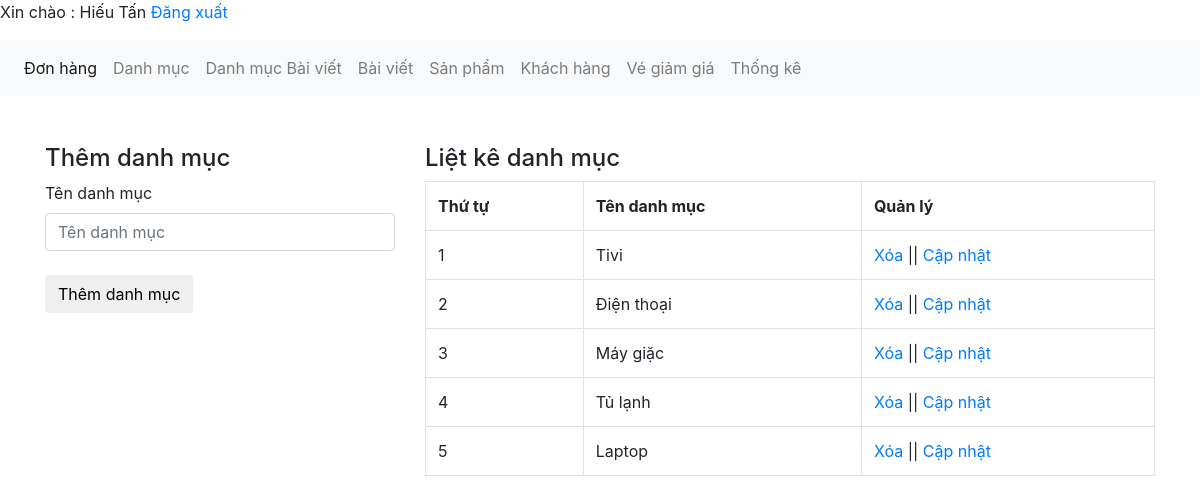
/admin/xulydanhmuc.php (signed in), run on the app's committed database.
### tables this page shows
CREATE TABLE `tbl_category` (
  `category_id` int(11) NOT NULL,
  `category_name` varchar(50) NOT NULL
);

### admin/xulydanhmuc.php (the view, shortened to what this page needs)
<?php
	include('../db/connect.php');
?>
<!DOCTYPE html>
<html lang="en">
<head>
	<link href="../css/bootstrap.css" rel="stylesheet" type="text/css" media="all" />
</head>
<body>
<?php include "dashboard.php";?>
<br><br>
	<div class="container">
		<div class="row">
			<?php
			if(isset($_GET['quanly'])=='capnhat'){
				$id_capnhat = $_GET['id'];
				$sql_capnhat = mysqli_query($con,"SELECT * FROM tbl_category WHERE category_id='$id_capnhat'");
				$row_capnhat = mysqli_fetch_array($sql_capnhat);
				?>
				<div class="col-md-4">
				<h4>Cập nhật danh mục</h4>
				<label>Tên danh mục</label>
				<form action="" method="POST">
					<input type="text" class="form-control" name="danhmuc" value="<?php echo $row_capnhat['category_name'] ?>"><br>
					<input type="hidden" class="form-control" name="id_danhmuc" value="<?php echo $row_capnhat['category_id'] ?>">
					<input type="submit" name="capnhatdanhmuc" value="Cập nhật danh mục" class="btn btn-default">
				</form>
				</div>
			<?php
			}else{
				?>
				<div class="col-md-4">
				<h4>Thêm danh mục</h4>
				<label>Tên danh mục</label>
				<form action="" method="POST">
					<input type="text" class="form-control" name="danhmuc" placeholder="Tên danh mục"><br>
					<input type="submit" name="themdanhmuc" value="Thêm danh mục" class="btn btn-default">
				</form>
				</div>
				<?php
			}
				?>
			<div class="col-md-8">
				<h4>Liệt kê danh mục</h4>
				<?php
				$sql_select = mysqli_query($con,"SELECT * FROM tbl_category ORDER BY category_id DESC");
				?>
				<table class="table table-bordered ">
					<tr>
						<th>Thứ tự</th>
						<th>Tên danh mục</th>
						<th>Quản lý</th>
					</tr>
					<?php
					$i = 0;
					while($row_category = mysqli_fetch_array($sql_select)){
						$i++;
					?>
					<tr>
						<td><?php echo $i; ?></td>
						<td><?php echo $row_category['category_name'] ?></td>
						<td><a href="?xoa=<?php echo $row_category['category_id'] ?>">Xóa</a> || <a href="?quanly=capnhat&id=<?php echo $row_category['category_id'] ?>">Cập nhật</a></td>
					</tr>
					<?php
					}
					?>
				</table>
			</div>
		</div>
	</div>
</body>
</html>

### data on the page
tbl_category: category_name "Tivi"
tbl_category: category_name "Điện thoại"
tbl_category: category_name "Máy giặc"
tbl_category: category_name "Tủ lạnh"
tbl_category: category_name "Laptop"

### other printed values
$_SESSION['dangnhap'] "Hiếu Tấn"
